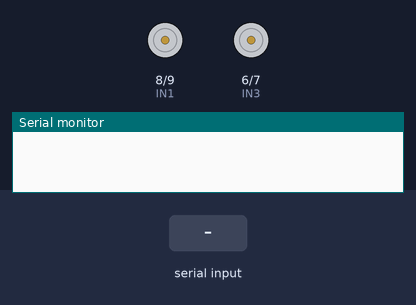
A sketch run on a simulated Arduino Uno, built with avr-gcc and run on an emulated ATmega328P. Shown: motor-driver pin pairs drawn as motors (green arrow = first pin HIGH = forward, orange = second pin HIGH = backward, longer = more drive, scaled by the enable pin), the last lines printed to the serial monitor. Inputs (shaded band) come from the test bench.

Above: at 1.2 s.
1.3 s: "F" received over Serial
At 1.45 s:
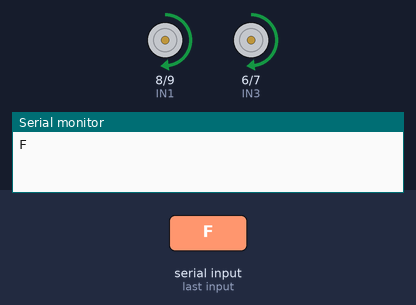
3.1 s: "B" received over Serial
At 3.25 s:
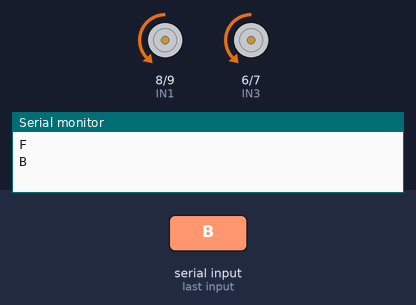
4.9 s: "L" received over Serial
At 5.05 s:
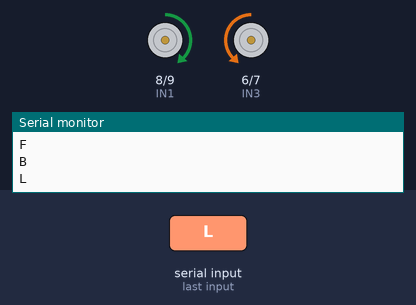
6.7 s: "R" received over Serial
At 6.85 s:
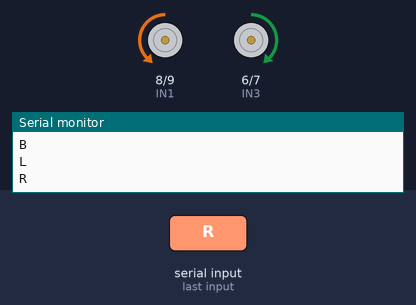
Timing chart, 0 to 9.5 s (numbered marks = the images above; inputs shaded):
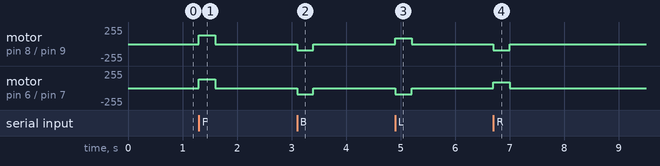

The sketch:

bluetooth_robot.ino
```cpp
// Motor A connections
#define ENA 10
#define IN1 8
#define IN2 9

// Motor B connections
#define ENB 11
#define IN3 6
#define IN4 7

void setup() {
    // Set motor control pins as OUTPUT
    pinMode(ENA, OUTPUT);
    pinMode(IN1, OUTPUT);
    pinMode(IN2, OUTPUT);
    pinMode(ENB, OUTPUT);
    pinMode(IN3, OUTPUT);
    pinMode(IN4, OUTPUT);

    // Start serial communication
    Serial.begin(9600);
}

void loop() {
    if (Serial.available()) {
        char command = Serial.read();
        Serial.println(command); // Print received command for debugging

        // Control motors based on received command
        switch (command) {
            case 'F': // Move Forward
                moveForward();
                break;
            case 'B': // Move Backward
                moveBackward();
                break;
            case 'L': // Turn Left
                turnLeft();
                break;
            case 'R': // Turn Right
                turnRight();
                break;
            case 'S': // Stop
                stopMotors();
                break;
            default:
                stopMotors();
                break;
        }
    }
}

// Function to move forward
void moveForward() {
    digitalWrite(IN1, HIGH);
    digitalWrite(IN2, LOW);
    digitalWrite(IN3, HIGH);
    digitalWrite(IN4, LOW);
    analogWrite(ENA, 130); // Adjust speed (0-255)
    analogWrite(ENB, 130);
    delay(300);
    stopMotors();
}

// Function to move backward
void moveBackward() {
    digitalWrite(IN1, LOW);
    digitalWrite(IN2, HIGH);
    digitalWrite(IN3, LOW);
    digitalWrite(IN4, HIGH);
    analogWrite(ENA, 90);
    analogWrite(ENB, 90);
    delay(300);
    stopMotors();
}

// Function to turn left
void turnLeft() {
   digitalWrite(IN1, HIGH);
    digitalWrite(IN2, LOW);
    digitalWrite(IN3, LOW);
    digitalWrite(IN4, HIGH);
    analogWrite(ENA, 90);
    analogWrite(ENB, 90);
    delay(300);
    stopMotors();
}

// Function to turn right
void turnRight() {
   digitalWrite(IN1, LOW);
    digitalWrite(IN2, HIGH);
    digitalWrite(IN3, HIGH);
    digitalWrite(IN4, LOW);

    analogWrite(ENA, 90);
    analogWrite(ENB, 90);
    delay(300);
    stopMotors();
}

// Function to stop motors
void stopMotors() {
    digitalWrite(IN1, LOW);
    digitalWrite(IN2, LOW);
    digitalWrite(IN3, LOW);
    digitalWrite(IN4, LOW);
}
```

Measured:
- after the input at 1.3 s, motor on pin 8 (IN1) / pin 9 (IN2), motor on pin 6 (IN3) / pin 7 (IN4): stopped → forward 130/255 at once, → stopped 0.30 s later
- after the input at 3.1 s, motor on pin 8 (IN1) / pin 9 (IN2), motor on pin 6 (IN3) / pin 7 (IN4): stopped → backward 90/255 at once, → stopped 0.30 s later
- after the input at 4.9 s, motor on pin 8 (IN1) / pin 9 (IN2): stopped → forward 90/255 at once, → stopped 0.30 s later; motor on pin 6 (IN3) / pin 7 (IN4): stopped → backward 90/255 at once, → stopped 0.30 s later
- after the input at 6.7 s, motor on pin 8 (IN1) / pin 9 (IN2): stopped → backward 90/255 at once, → stopped 0.30 s later; motor on pin 6 (IN3) / pin 7 (IN4): stopped → forward 90/255 at once, → stopped 0.30 s later
